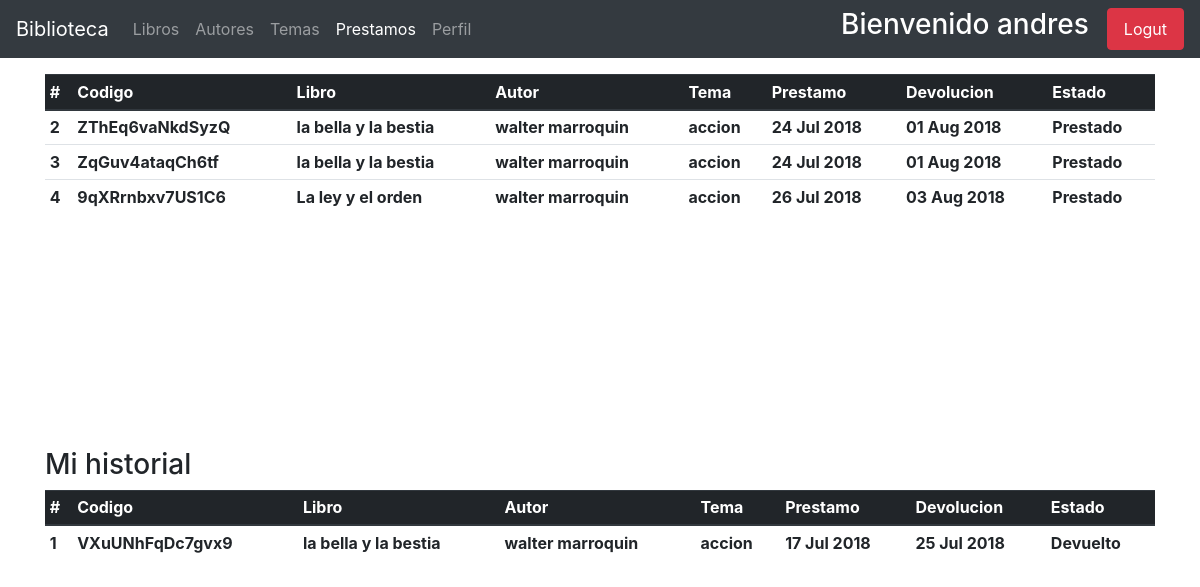
The page /prestamos/lista (signed in) on the database as committed earlier.
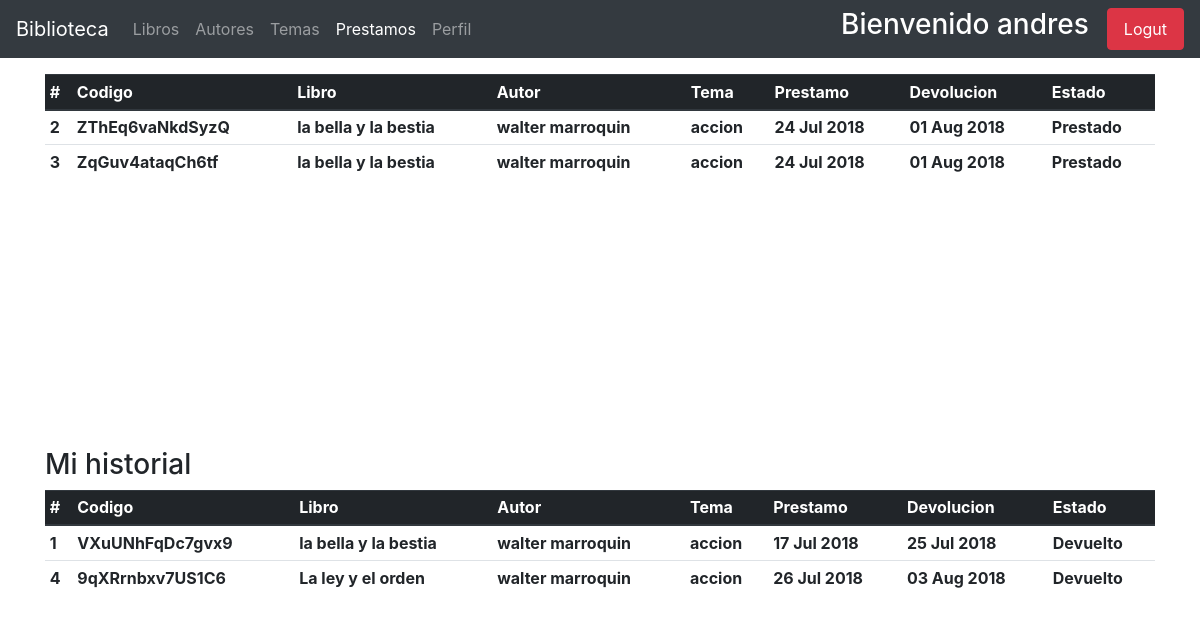
The same page on the database as committed later.
### apps/prestamos/models.py (models this page shows, shortened)
class Prestamo(models.Model):
    usuario = models.ForeignKey(get_user_model(), on_delete=models.CASCADE)
    libro = models.ForeignKey(Libros, on_delete=models.PROTECT)
    fecha_prestamo = models.DateField(_('fecha de prestamos'), default=datetime.now())
    fecha_devolucion = models.DateField(_('fecha de devolucion'), default=(datetime.now() + timedelta(days=8)))
    token = models.CharField(max_length=50, default=get_random_string(length=15, allowed_chars='ABCDEFGHKMNPQRSTUVWXYZ123456789'), unique=True)
    estado = models.PositiveSmallIntegerField(default=1)

### apps/libros/models.py (models this page shows, shortened)
class Libros(models.Model):
    titulo = models.CharField(_('titulo'), max_length=150)
    biblioteca = models.ForeignKey(Biblioteca, on_delete=models.PROTECT, null=True)
    autor = models.ForeignKey(Author, on_delete=models.PROTECT)
    tema = models.ForeignKey(Temas, on_delete=models.PROTECT)
    ubicacion = models.CharField(_('ubicacion'), max_length=200)
    disponibles = models.PositiveIntegerField(_('libros disponibles'), validators=[limit], default=1, )
    fecha_registro = models.DateField(_('Fecha de ingreso'), default=datetime.now())
    class Meta:
        ordering = ['id']
        verbose_name_plural = 'Libros'

### apps/autores/models.py (models this page shows, shortened)
class Author(models.Model):
    nombre = models.CharField(_('nombre'), max_length=150)
    apellido = models.CharField(_('apellido'), max_length=150)
    nacionalidad = models.ForeignKey(Pais, on_delete=models.CASCADE)
    genero = models.BooleanField(_('genero'), default=True, choices=[
        (True, 'masculino'),
        (False, 'femenino')
    ])
    nacimiento = models.DateField(_('fecha de nacimiento'))
    fallecimiento = models.DateField(_('fecha de fallecimiento'),null=True, blank=True)
    fecha_registro = models.DateField(_('fecha de registro'), default=datetime.now())
    def __str__(self):
        return f'{self.nombre} {self.apellido}'

### apps/temas/models.py (models this page shows)
class Temas(models.Model):
    tema = models.CharField(_('tema'), max_length=200)
    fecha_ingreso = models.DateField(_('fecha_ingreso'), default=now())
    class Meta:
        verbose_name_plural = 'Temas'
    def __str__(self):
        return self.tema

### apps/prestamos/views.py (the view)
# urls.py: path('lista', views.PrestamoOfUser, name='prestamos-list'),
def PrestamoOfUser(request):
    prestamos = Prestamo.objects.filter(usuario=request.user)
    context = {'Prestamo': prestamos}
    return render(request, 'prestamos/prestamo_list.html', context)

### apps/prestamos/templates/prestamos/prestamo_list.html (shortened to what this page needs)
{% extends "base.html" %}
{% block navbar_items %}
    <li class="nav-item ">
        <a class="nav-link" href="{% url 'book:user_index' %}">Libros <span class="sr-only">(current)</span></a>
    </li>
    <li class="nav-item  ">
        <a class="nav-link" href="{% url 'autor:autores-user' %}">Autores </a>
    </li>
    <li class="nav-item ">
        <a class="nav-link" href="{% url 'temas:temas-user' %}">Temas </a>
    </li>
    <li class="nav-item active">
        <a class="nav-link" href="{% url 'prestamos:prestamos-list' %}">Prestamos</a>
    </li>
    <li class="nav-item">
        <a class="nav-link" href="{% url 'usuarios:user-edit' request.user.id %}">Perfil </a>
    </li>
{% endblock %}
{% block content %}
<div class="container mt-3 " style="height: 350px;">
    <div class="table-responsive">
    <table class="table table-hover table-sm" id="table-controller">
        <thead class="thead-dark">
            <tr>
                <th scope="col"> # </th>
                <th scope="col"> Codigo </th>
                <th scope="col"> Libro </th>
                <th scope="col"> Autor </th>
                <th scope="col"> Tema </th>
                <th scope="col"> Prestamo </th>
                <th scope="col"> Devolucion </th>
                <th scope="col"> Estado </th>
            </tr>
            <tbody>
                {% for prestamo in Prestamo %}
                {% if prestamo.estado == 1 or prestamo.estado == 2 %}
                    <tr>
                        <th scope="col"> {{ forloop.counter }} </th>
                        <th> {{ prestamo.token }} </th>
                        <th> {{ prestamo.libro.titulo }} </th>
                        <th> {{ prestamo.libro.autor }} </th>
                        <th> {{ prestamo.libro.tema }} </th>
                        <th> {{ prestamo.fecha_prestamo|date:"d M Y" }} </th>
                        <th> {{ prestamo.fecha_devolucion|date:"d M Y" }} </th>
                        {% if prestamo.estado == 1 %}
                        <th> Prestado </th>
                        {% endif %}
                    </tr>
                    {% endif %}
                {% endfor %}
            </tbody>
        </thead>
    </table>
    </div>
</div>
<div class="container">
    <div class="table-responsive">
        <h3 class="mt-4"> Mi historial </h3>
        <table class="table table-hover table-sm" id="table-controller2">
            <thead class="thead-dark">
                <tr>
                    <th scope="col"> # </th>
                    <th scope="col"> Codigo </th>
                    <th scope="col"> Libro </th>
                    <th scope="col"> Autor </th>
                    <th scope="col"> Tema </th>
                    <th scope="col"> Prestamo </th>
                    <th scope="col"> Devolucion </th>
                    <th scope="col"> Estado </th>
                </tr>
                <tbody>
                    {% for prestamo in Prestamo %}
                    {% if prestamo.estado == 3 or prestamo.estado == 4 %}
                        <tr>
                            <th scope="col"> {{ forloop.counter }} </th>
                            <th> {{ prestamo.token }} </th>
                            <th> {{ prestamo.libro.titulo }} </th>
                            <th> {{ prestamo.libro.autor }} </th>
                            <th> {{ prestamo.libro.tema }} </th>
                            <th> {{ prestamo.fecha_prestamo|date:"d M Y" }} </th>
                            <th> {{ prestamo.fecha_devolucion|date:"d M Y" }} </th>
                            {% if prestamo.estado == 3 %}
                            <th> Devuelto </th>
                            {% endif %}
                        </tr>
                        {% endif %}
                    {% endfor %}
                </tbody>
            </thead>
        </table>
        </div>
    </div>
{% endblock %}

Rows that differ between the two databases and show on the page:
changed Prestamo "9qXRrnbxv7US1C6": moves from the list under "Bienvenido andres" to the list under "Mi historial"
